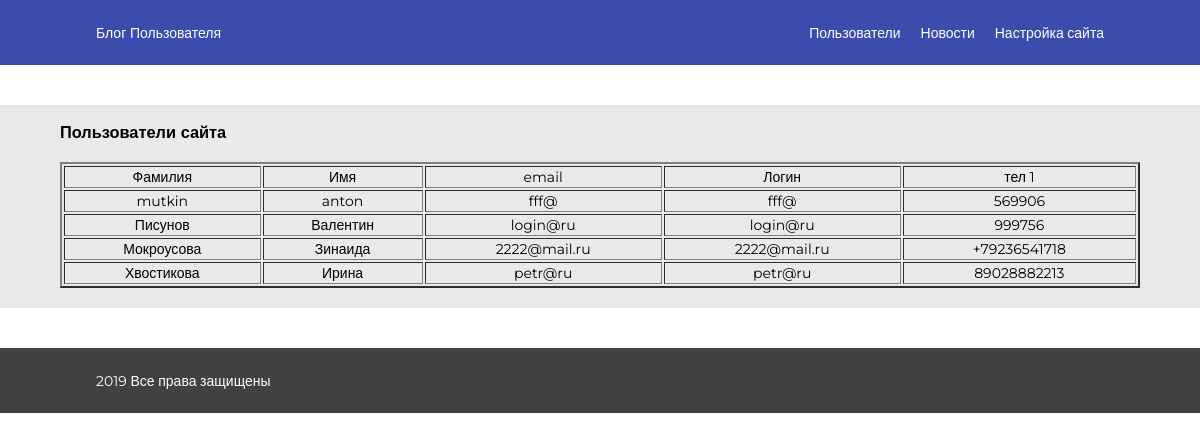
The page /users.php on the database its author committed.
### tables this page shows
CREATE TABLE `users` (
  `user_id` int(11) NOT NULL,
  `name` varchar(191) NOT NULL,
  `surname` varchar(191) NOT NULL,
  `email` varchar(191) NOT NULL,
  `password` varchar(191) NOT NULL,
  `mobile` varchar(191) NOT NULL,
  `is_admin` int(11) NOT NULL,
  `created` timestamp NOT NULL
);

### users.php (the view, shortened to what this page needs)
<?php
$mysqli = new mysqli('localhost', 'root', '', 'blog');
$result = $mysqli->query("SELECT  * FROM `users`");
?>
<!DOCTYPE html>
<html lang="ru">
<head>
    <link rel="stylesheet" type="text/css" href="css/style.css">
</head>
<body>
    <div class="top ">
        <div class="logo param"><a href="index.php"> Блог Пользователя</a></div>
        <div class="nav param-left">
            <a href="new_user.php">Пользователи</a>
            <a href="news.php">Новости</a>
            <a href="#">Настройка сайта</a>
        </div>
    </div>
    <div class="wrap-news">
       <?php if( $success_del != null ){
            echo '<h3>'.$success_del.'</h3>';
        }else{?>
        <h3>Пользователи сайта</h3>
        <?php } ?>
        <table align="center" border="2" width="90%" >
        <tr><td>Фамилия</td><td>Имя</td><td>email</td><td>Логин</td><td>тел 1</td></tr>
       <?php foreach($result as $res){ ?>
               <tr><td>
                <?php echo $res['surname']; ?></td><td><?php echo $res['name']; ?></td><td><?php echo $res['email']; ?></td><td><?php echo $res['email']; ?></td><td><?php echo $res['mobile']; ?></td></tr>
            <?php } ?>
        </table>
    </div>
    <footer class="footer">
        <span class="param">2019 Все права защищены</span>
    </footer>
</body>
</html>

### css/style.css (style rules this page uses)
body { margin: 0; padding: 0; font-size: 14px; font-family: 'Montserrat', sans-serif; }
.param { margin-left: 8%; }
.param-left { margin-right: 8%; }
.top { background-color: #3C4CAD; width: 100%; height: 65px; color: #fff; display: flex; justify-content: space-between; align-items: center; }
.nav { display: flex; justify-content: space-between; }
.nav a { text-decoration: none; color: #fff; }
.nav a:not(:last-of-type) { margin-right: 20px; }
.footer { width: 100%; background-color: #414141; height: 65px; color: #fff; display: flex; justify-content: space-between; align-items: center; margin-top: 20px; }
.logo a { text-decoration: none; color: #fff; }
.wrap-news { margin: 40px 0; background-color: #E9E9E9; width: 100%; padding: 1px 0 20px 0; }
.wrap-news h3 { margin-left: 5%; margin-bottom: 20px; }
table { text-align: center; }

### rows shown on the page
users: surname "mutkin", name "anton", email "fff@", mobile "569906"
users: surname "Писунов", name "Валентин", email "login@ru", mobile "999756"
users: surname "Мокроусова", name "Зинаида", email "2222@mail.ru", mobile "+79236541718"
users: surname "Хвостикова", name "Ирина", email "petr@ru", mobile "89028882213"
